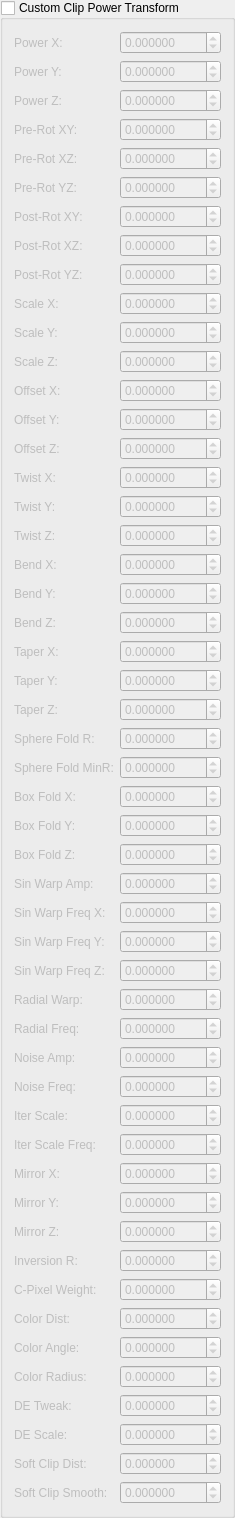
   <widget class="QGroupBox" name="groupCheck_clip_power_transform">
    <property name="title">
     <string>Custom Clip Power Transform</string>
    </property>
    <property name="checkable"><bool>true</bool></property>
    <property name="checked"><bool>false</bool></property>
    <layout class="QGridLayout">
     <item row="0" column="0">
      <widget class="QLabel"><property name="text"><string>Power X:</string></property></widget>
     </item>
     <item row="0" column="1">
      <widget class="MyDoubleSpinBox" name="spinboxd_transf_cp_power_x">
       <property name="decimals"><number>6</number></property>
       <property name="minimum"><double>-1000.000000</double></property>
       <property name="maximum"><double>1000.000000</double></property>
       <property name="singleStep"><double>0.1</double></property>
      </widget>
     </item>
     <item row="1" column="0">
      <widget class="QLabel"><property name="text"><string>Power Y:</string></property></widget>
     </item>
     <item row="1" column="1">
      <widget class="MyDoubleSpinBox" name="spinboxd_transf_cp_power_y">
       <property name="decimals"><number>6</number></property>
       <property name="minimum"><double>-1000.000000</double></property>
       <property name="maximum"><double>1000.000000</double></property>
       <property name="singleStep"><double>0.1</double></property>
      </widget>
     </item>
     <item row="2" column="0">
      <widget class="QLabel"><property name="text"><string>Power Z:</string></property></widget>
     </item>
     <item row="2" column="1">
      <widget class="MyDoubleSpinBox" name="spinboxd_transf_cp_power_z">
       <property name="decimals"><number>6</number></property>
       <property name="minimum"><double>-1000.000000</double></property>
       <property name="maximum"><double>1000.000000</double></property>
       <property name="singleStep"><double>0.1</double></property>
      </widget>
     </item>
     <item row="3" column="0">
      <widget class="QLabel"><property name="text"><string>Pre-Rot XY:</string></property></widget>
     </item>
     <item row="3" column="1">
      <widget class="MyDoubleSpinBox" name="spinboxd_transf_cp_pre_rot_xy">
       <property name="decimals"><number>6</number></property>
       <property name="minimum"><double>-1000.000000</double></property>
       <property name="maximum"><double>1000.000000</double></property>
       <property name="singleStep"><double>0.1</double></property>
      </widget>
     </item>
     <item row="4" column="0">
      <widget class="QLabel"><property name="text"><string>Pre-Rot XZ:</string></property></widget>
     </item>
     <item row="4" column="1">
      <widget class="MyDoubleSpinBox" name="spinboxd_transf_cp_pre_rot_xz">
       <property name="decimals"><number>6</number></property>
       <property name="minimum"><double>-1000.000000</double></property>
       <property name="maximum"><double>1000.000000</double></property>
       <property name="singleStep"><double>0.1</double></property>
      </widget>
     </item>
     <item row="5" column="0">
      <widget class="QLabel"><property name="text"><string>Pre-Rot YZ:</string></property></widget>
     </item>
     <item row="5" column="1">
      <widget class="MyDoubleSpinBox" name="spinboxd_transf_cp_pre_rot_yz">
       <property name="decimals"><number>6</number></property>
       <property name="minimum"><double>-1000.000000</double></property>
       <property name="maximum"><double>1000.000000</double></property>
       <property name="singleStep"><double>0.1</double></property>
      </widget>
     </item>
     <item row="6" column="0">
      <widget class="QLabel"><property name="text"><string>Post-Rot XY:</string></property></widget>
     </item>
     <item row="6" column="1">
      <widget class="MyDoubleSpinBox" name="spinboxd_transf_cp_post_rot_xy">
       <property name="decimals"><number>6</number></property>
       <property name="minimum"><double>-1000.000000</double></property>
       <property name="maximum"><double>1000.000000</double></property>
       <property name="singleStep"><double>0.1</double></property>
      </widget>
     </item>
     <item row="7" column="0">
      <widget class="QLabel"><property name="text"><string>Post-Rot XZ:</string></property></widget>
     </item>
     <item row="7" column="1">
      <widget class="MyDoubleSpinBox" name="spinboxd_transf_cp_post_rot_xz">
       <property name="decimals"><number>6</number></property>
       <property name="minimum"><double>-1000.000000</double></property>
       <property name="maximum"><double>1000.000000</double></property>
       <property name="singleStep"><double>0.1</double></property>
      </widget>
     </item>
     <item row="8" column="0">
      <widget class="QLabel"><property name="text"><string>Post-Rot YZ:</string></property></widget>
     </item>
     <item row="8" column="1">
      <widget class="MyDoubleSpinBox" name="spinboxd_transf_cp_post_rot_yz">
       <property name="decimals"><number>6</number></property>
       <property name="minimum"><double>-1000.000000</double></property>
       <property name="maximum"><double>1000.000000</double></property>
       <property name="singleStep"><double>0.1</double></property>
      </widget>
     </item>
     <item row="9" column="0">
      <widget class="QLabel"><property name="text"><string>Scale X:</string></property></widget>
     </item>
     <item row="9" column="1">
      <widget class="MyDoubleSpinBox" name="spinboxd_transf_cp_scale_x">
       <property name="decimals"><number>6</number></property>
       <property name="minimum"><double>-1000.000000</double></property>
       <property name="maximum"><double>1000.000000</double></property>
       <property name="singleStep"><double>0.1</double></property>
      </widget>
     </item>
     <item row="10" column="0">
      <widget class="QLabel"><property name="text"><string>Scale Y:</string></property></widget>
     </item>
     <item row="10" column="1">
      <widget class="MyDoubleSpinBox" name="spinboxd_transf_cp_scale_y">
       <property name="decimals"><number>6</number></property>
       <property name="minimum"><double>-1000.000000</double></property>
       <property name="maximum"><double>1000.000000</double></property>
       <property name="singleStep"><double>0.1</double></property>
      </widget>
     </item>
     <item row="11" column="0">
      <widget class="QLabel"><property name="text"><string>Scale Z:</string></property></widget>
     </item>
     <item row="11" column="1">
      <widget class="MyDoubleSpinBox" name="spinboxd_transf_cp_scale_z">
       <property name="decimals"><number>6</number></property>
       <property name="minimum"><double>-1000.000000</double></property>
       <property name="maximum"><double>1000.000000</double></property>
       <property name="singleStep"><double>0.1</double></property>
      </widget>
     </item>
     <item row="12" column="0">
      <widget class="QLabel"><property name="text"><string>Offset X:</string></property></widget>
     </item>
     <item row="12" column="1">
      <widget class="MyDoubleSpinBox" name="spinboxd_transf_cp_offset_x">
       <property name="decimals"><number>6</number></property>
       <property name="minimum"><double>-1000.000000</double></property>
       <property name="maximum"><double>1000.000000</double></property>
       <property name="singleStep"><double>0.1</double></property>
      </widget>
     </item>
     <item row="13" column="0">
      <widget class="QLabel"><property name="text"><string>Offset Y:</string></property></widget>
     </item>
     <item row="13" column="1">
      <widget class="MyDoubleSpinBox" name="spinboxd_transf_cp_offset_y">
       <property name="decimals"><number>6</number></property>
       <property name="minimum"><double>-1000.000000</double></property>
       <property name="maximum"><double>1000.000000</double></property>
       <property name="singleStep"><double>0.1</double></property>
      </widget>
     </item>
     <item row="14" column="0">
      <widget class="QLabel"><property name="text"><string>Offset Z:</string></property></widget>
     </item>
     <item row="14" column="1">
      <widget class="MyDoubleSpinBox" name="spinboxd_transf_cp_offset_z">
       <property name="decimals"><number>6</number></property>
       <property name="minimum"><double>-1000.000000</double></property>
       <property name="maximum"><double>1000.000000</double></property>
       <property name="singleStep"><double>0.1</double></property>
      </widget>
     </item>
     <item row="15" column="0">
      <widget class="QLabel"><property name="text"><string>Twist X:</string></property></widget>
     </item>
     <item row="15" column="1">
      <widget class="MyDoubleSpinBox" name="spinboxd_transf_cp_twist_x">
       <property name="decimals"><number>6</number></property>
       <property name="minimum"><double>-1000.000000</double></property>
       <property name="maximum"><double>1000.000000</double></property>
       <property name="singleStep"><double>0.1</double></property>
      </widget>
     </item>
     <item row="16" column="0">
      <widget class="QLabel"><property name="text"><string>Twist Y:</string></property></widget>
     </item>
     <item row="16" column="1">
      <widget class="MyDoubleSpinBox" name="spinboxd_transf_cp_twist_y">
       <property name="decimals"><number>6</number></property>
       <property name="minimum"><double>-1000.000000</double></property>
       <property name="maximum"><double>1000.000000</double></property>
       <property name="singleStep"><double>0.1</double></property>
      </widget>
     </item>
     <item row="17" column="0">
      <widget class="QLabel"><property name="text"><string>Twist Z:</string></property></widget>
     </item>
     <item row="17" column="1">
      <widget class="MyDoubleSpinBox" name="spinboxd_transf_cp_twist_z">
       <property name="decimals"><number>6</number></property>
       <property name="minimum"><double>-1000.000000</double></property>
       <property name="maximum"><double>1000.000000</double></property>
       <property name="singleStep"><double>0.1</double></property>
      </widget>
     </item>
     <item row="18" column="0">
      <widget class="QLabel"><property name="text"><string>Bend X:</string></property></widget>
     </item>
     <item row="18" column="1">
      <widget class="MyDoubleSpinBox" name="spinboxd_transf_cp_bend_x">
       <property name="decimals"><number>6</number></property>
       <property name="minimum"><double>-1000.000000</double></property>
       <property name="maximum"><double>1000.000000</double></property>
       <property name="singleStep"><double>0.1</double></property>
      </widget>
     </item>
     <item row="19" column="0">
      <widget class="QLabel"><property name="text"><string>Bend Y:</string></property></widget>
     </item>
     <item row="19" column="1">
      <widget class="MyDoubleSpinBox" name="spinboxd_transf_cp_bend_y">
       <property name="decimals"><number>6</number></property>
       <property name="minimum"><double>-1000.000000</double></property>
       <property name="maximum"><double>1000.000000</double></property>
       <property name="singleStep"><double>0.1</double></property>
      </widget>
     </item>
     <item row="20" column="0">
      <widget class="QLabel"><property name="text"><string>Bend Z:</string></property></widget>
     </item>
     <item row="20" column="1">
      <widget class="MyDoubleSpinBox" name="spinboxd_transf_cp_bend_z">
       <property name="decimals"><number>6</number></property>
       <property name="minimum"><double>-1000.000000</double></property>
       <property name="maximum"><double>1000.000000</double></property>
       <property name="singleStep"><double>0.1</double></property>
      </widget>
     </item>
     <item row="21" column="0">
      <widget class="QLabel"><property name="text"><string>Taper X:</string></property></widget>
     </item>
     <item row="21" column="1">
      <widget class="MyDoubleSpinBox" name="spinboxd_transf_cp_taper_x">
       <property name="decimals"><number>6</number></property>
       <property name="minimum"><double>-1000.000000</double></property>
       <property name="maximum"><double>1000.000000</double></property>
       <property name="singleStep"><double>0.1</double></property>
      </widget>
     </item>
     <item row="22" column="0">
      <widget class="QLabel"><property name="text"><string>Taper Y:</string></property></widget>
     </item>
     <item row="22" column="1">
      <widget class="MyDoubleSpinBox" name="spinboxd_transf_cp_taper_y">
       <property name="decimals"><number>6</number></property>
       <property name="minimum"><double>-1000.000000</double></property>
       <property name="maximum"><double>1000.000000</double></property>
       <property name="singleStep"><double>0.1</double></property>
      </widget>
     </item>
     <item row="23" column="0">
      <widget class="QLabel"><property name="text"><string>Taper Z:</string></property></widget>
     </item>
     <item row="23" column="1">
      <widget class="MyDoubleSpinBox" name="spinboxd_transf_cp_taper_z">
       <property name="decimals"><number>6</number></property>
       <property name="minimum"><double>-1000.000000</double></property>
       <property name="maximum"><double>1000.000000</double></property>
       <property name="singleStep"><double>0.1</double></property>
      </widget>
     </item>
     <item row="24" column="0">
      <widget class="QLabel"><property name="text"><string>Sphere Fold R:</string></property></widget>
     </item>
     <item row="24" column="1">
      <widget class="MyDoubleSpinBox" name="spinboxd_transf_cp_sphere_fold_r">
       <property name="decimals"><number>6</number></property>
       <property name="minimum"><double>-1000.000000</double></property>
       <property name="maximum"><double>1000.000000</double></property>
       <property name="singleStep"><double>0.1</double></property>
      </widget>
     </item>
     <item row="25" column="0">
      <widget class="QLabel"><property name="text"><string>Sphere Fold MinR:</string></property></widget>
     </item>
     <item row="25" column="1">
      <widget class="MyDoubleSpinBox" name="spinboxd_transf_cp_sphere_fold_min_r">
       <property name="decimals"><number>6</number></property>
       <property name="minimum"><double>-1000.000000</double></property>
       <property name="maximum"><double>1000.000000</double></property>
       <property name="singleStep"><double>0.1</double></property>
      </widget>
     </item>
     <item row="26" column="0">
      <widget class="QLabel"><property name="text"><string>Box Fold X:</string></property></widget>
     </item>
     <item row="26" column="1">
      <widget class="MyDoubleSpinBox" name="spinboxd_transf_cp_box_fold_x">
       <property name="decimals"><number>6</number></property>
       <property name="minimum"><double>-1000.000000</double></property>
       <property name="maximum"><double>1000.000000</double></property>
       <property name="singleStep"><double>0.1</double></property>
      </widget>
     </item>
     <item row="27" column="0">
      <widget class="QLabel"><property name="text"><string>Box Fold Y:</string></property></widget>
     </item>
     <item row="27" column="1">
      <widget class="MyDoubleSpinBox" name="spinboxd_transf_cp_box_fold_y">
       <property name="decimals"><number>6</number></property>
       <property name="minimum"><double>-1000.000000</double></property>
       <property name="maximum"><double>1000.000000</double></property>
       <property name="singleStep"><double>0.1</double></property>
      </widget>
     </item>
     <item row="28" column="0">
      <widget class="QLabel"><property name="text"><string>Box Fold Z:</string></property></widget>
     </item>
     <item row="28" column="1">
      <widget class="MyDoubleSpinBox" name="spinboxd_transf_cp_box_fold_z">
       <property name="decimals"><number>6</number></property>
       <property name="minimum"><double>-1000.000000</double></property>
       <property name="maximum"><double>1000.000000</double></property>
       <property name="singleStep"><double>0.1</double></property>
      </widget>
     </item>
     <item row="29" column="0">
      <widget class="QLabel"><property name="text"><string>Sin Warp Amp:</string></property></widget>
     </item>
     <item row="29" column="1">
      <widget class="MyDoubleSpinBox" name="spinboxd_transf_cp_sin_warp_amp">
       <property name="decimals"><number>6</number></property>
       <property name="minimum"><double>-1000.000000</double></property>
       <property name="maximum"><double>1000.000000</double></property>
       <property name="singleStep"><double>0.1</double></property>
      </widget>
     </item>
     <item row="30" column="0">
      <widget class="QLabel"><property name="text"><string>Sin Warp Freq X:</string></property></widget>
     </item>
     <item row="30" column="1">
      <widget class="MyDoubleSpinBox" name="spinboxd_transf_cp_sin_warp_freq_x">
       <property name="decimals"><number>6</number></property>
       <property name="minimum"><double>-1000.000000</double></property>
       <property name="maximum"><double>1000.000000</double></property>
       <property name="singleStep"><double>0.1</double></property>
      </widget>
     </item>
     <item row="31" column="0">
      <widget class="QLabel"><property name="text"><string>Sin Warp Freq Y:</string></property></widget>
     </item>
     <item row="31" column="1">
      <widget class="MyDoubleSpinBox" name="spinboxd_transf_cp_sin_warp_freq_y">
       <property name="decimals"><number>6</number></property>
       <property name="minimum"><double>-1000.000000</double></property>
       <property name="maximum"><double>1000.000000</double></property>
       <property name="singleStep"><double>0.1</double></property>
      </widget>
     </item>
     <item row="32" column="0">
      <widget class="QLabel"><property name="text"><string>Sin Warp Freq Z:</string></property></widget>
     </item>
     <item row="32" column="1">
      <widget class="MyDoubleSpinBox" name="spinboxd_transf_cp_sin_warp_freq_z">
       <property name="decimals"><number>6</number></property>
       <property name="minimum"><double>-1000.000000</double></property>
       <property name="maximum"><double>1000.000000</double></property>
       <property name="singleStep"><double>0.1</double></property>
      </widget>
     </item>
     <item row="33" column="0">
      <widget class="QLabel"><property name="text"><string>Radial Warp:</string></property></widget>
     </item>
     <item row="33" column="1">
      <widget class="MyDoubleSpinBox" name="spinboxd_transf_cp_radial_warp">
       <property name="decimals"><number>6</number></property>
       <property name="minimum"><double>-1000.000000</double></property>
       <property name="maximum"><double>1000.000000</double></property>
       <property name="singleStep"><double>0.1</double></property>
      </widget>
     </item>
     <item row="34" column="0">
      <widget class="QLabel"><property name="text"><string>Radial Freq:</string></property></widget>
     </item>
     <item row="34" column="1">
      <widget class="MyDoubleSpinBox" name="spinboxd_transf_cp_radial_freq">
       <property name="decimals"><number>6</number></property>
       <property name="minimum"><double>-1000.000000</double></property>
       <property name="maximum"><double>1000.000000</double></property>
       <property name="singleStep"><double>0.1</double></property>
      </widget>
     </item>
     <item row="35" column="0">
      <widget class="QLabel"><property name="text"><string>Noise Amp:</string></property></widget>
     </item>
     <item row="35" column="1">
      <widget class="MyDoubleSpinBox" name="spinboxd_transf_cp_noise_amp">
       <property name="decimals"><number>6</number></property>
       <property name="minimum"><double>-1000.000000</double></property>
       <property name="maximum"><double>1000.000000</double></property>
       <property name="singleStep"><double>0.1</double></property>
      </widget>
     </item>
     <item row="36" column="0">
      <widget class="QLabel"><property name="text"><string>Noise Freq:</string></property></widget>
     </item>
     <item row="36" column="1">
      <widget class="MyDoubleSpinBox" name="spinboxd_transf_cp_noise_freq">
       <property name="decimals"><number>6</number></property>
       <property name="minimum"><double>-1000.000000</double></property>
       <property name="maximum"><double>1000.000000</double></property>
       <property name="singleStep"><double>0.1</double></property>
      </widget>
     </item>
     <item row="37" column="0">
      <widget class="QLabel"><property name="text"><string>Iter Scale:</string></property></widget>
     </item>
     <item row="37" column="1">
      <widget class="MyDoubleSpinBox" name="spinboxd_transf_cp_iter_scale">
       <property name="decimals"><number>6</number></property>
       <property name="minimum"><double>-1000.000000</double></property>
       <property name="maximum"><double>1000.000000</double></property>
       <property name="singleStep"><double>0.1</double></property>
      </widget>
     </item>
     <item row="38" column="0">
      <widget class="QLabel"><property name="text"><string>Iter Scale Freq:</string></property></widget>
     </item>
     <item row="38" column="1">
      <widget class="MyDoubleSpinBox" name="spinboxd_transf_cp_iter_scale_freq">
       <property name="decimals"><number>6</number></property>
       <property name="minimum"><double>-1000.000000</double></property>
       <property name="maximum"><double>1000.000000</double></property>
       <property name="singleStep"><double>0.1</double></property>
      </widget>
     </item>
     <item row="39" column="0">
      <widget class="QLabel"><property name="text"><string>Mirror X:</string></property></widget>
     </item>
     <item row="39" column="1">
      <widget class="MyDoubleSpinBox" name="spinboxd_transf_cp_mirror_x">
       <property name="decimals"><number>6</number></property>
       <property name="minimum"><double>-1000.000000</double></property>
       <property name="maximum"><double>1000.000000</double></property>
       <property name="singleStep"><double>0.1</double></property>
      </widget>
     </item>
     <item row="40" column="0">
      <widget class="QLabel"><property name="text"><string>Mirror Y:</string></property></widget>
     </item>
     <item row="40" column="1">
      <widget class="MyDoubleSpinBox" name="spinboxd_transf_cp_mirror_y">
       <property name="decimals"><number>6</number></property>
       <property name="minimum"><double>-1000.000000</double></property>
       <property name="maximum"><double>1000.000000</double></property>
       <property name="singleStep"><double>0.1</double></property>
      </widget>
     </item>
     <item row="41" column="0">
      <widget class="QLabel"><property name="text"><string>Mirror Z:</string></property></widget>
     </item>
     <item row="41" column="1">
      <widget class="MyDoubleSpinBox" name="spinboxd_transf_cp_mirror_z">
       <property name="decimals"><number>6</number></property>
       <property name="minimum"><double>-1000.000000</double></property>
       <property name="maximum"><double>1000.000000</double></property>
       <property name="singleStep"><double>0.1</double></property>
      </widget>
     </item>
     <item row="42" column="0">
      <widget class="QLabel"><property name="text"><string>Inversion R:</string></property></widget>
     </item>
     <item row="42" column="1">
      <widget class="MyDoubleSpinBox" name="spinboxd_transf_cp_inversion_r">
       <property name="decimals"><number>6</number></property>
       <property name="minimum"><double>-1000.000000</double></property>
       <property name="maximum"><double>1000.000000</double></property>
       <property name="singleStep"><double>0.1</double></property>
      </widget>
     </item>
     <item row="43" column="0">
      <widget class="QLabel"><property name="text"><string>C-Pixel Weight:</string></property></widget>
     </item>
     <item row="43" column="1">
      <widget class="MyDoubleSpinBox" name="spinboxd_transf_cp_cpixel_weight">
       <property name="decimals"><number>6</number></property>
       <property name="minimum"><double>-1000.000000</double></property>
       <property name="maximum"><double>1000.000000</double></property>
       <property name="singleStep"><double>0.1</double></property>
      </widget>
     </item>
     <item row="44" column="0">
      <widget class="QLabel"><property name="text"><string>Color Dist:</string></property></widget>
     </item>
     <item row="44" column="1">
      <widget class="MyDoubleSpinBox" name="spinboxd_transf_cp_color_dist">
       <property name="decimals"><number>6</number></property>
       <property name="minimum"><double>-1000.000000</double></property>
       <property name="maximum"><double>1000.000000</double></property>
       <property name="singleStep"><double>0.1</double></property>
      </widget>
     </item>
     <item row="45" column="0">
      <widget class="QLabel"><property name="text"><string>Color Angle:</string></property></widget>
     </item>
     <item row="45" column="1">
      <widget class="MyDoubleSpinBox" name="spinboxd_transf_cp_color_angle">
       <property name="decimals"><number>6</number></property>
       <property name="minimum"><double>-1000.000000</double></property>
       <property name="maximum"><double>1000.000000</double></property>
       <property name="singleStep"><double>0.1</double></property>
      </widget>
     </item>
     <item row="46" column="0">
      <widget class="QLabel"><property name="text"><string>Color Radius:</string></property></widget>
     </item>
     <item row="46" column="1">
      <widget class="MyDoubleSpinBox" name="spinboxd_transf_cp_color_radius">
       <property name="decimals"><number>6</number></property>
       <property name="minimum"><double>-1000.000000</double></property>
       <property name="maximum"><double>1000.000000</double></property>
       <property name="singleStep"><double>0.1</double></property>
      </widget>
     </item>
     <item row="47" column="0">
      <widget class="QLabel"><property name="text"><string>DE Tweak:</string></property></widget>
     </item>
     <item row="47" column="1">
      <widget class="MyDoubleSpinBox" name="spinboxd_transf_cp_de_tweak">
       <property name="decimals"><number>6</number></property>
       <property name="minimum"><double>-1000.000000</double></property>
       <property name="maximum"><double>1000.000000</double></property>
       <property name="singleStep"><double>0.1</double></property>
      </widget>
     </item>
     <item row="48" column="0">
      <widget class="QLabel"><property name="text"><string>DE Scale:</string></property></widget>
     </item>
     <item row="48" column="1">
      <widget class="MyDoubleSpinBox" name="spinboxd_transf_cp_de_scale">
       <property name="decimals"><number>6</number></property>
       <property name="minimum"><double>-1000.000000</double></property>
       <property name="maximum"><double>1000.000000</double></property>
       <property name="singleStep"><double>0.1</double></property>
      </widget>
     </item>
     <item row="49" column="0">
      <widget class="QLabel"><property name="text"><string>Soft Clip Dist:</string></property></widget>
     </item>
     <item row="49" column="1">
      <widget class="MyDoubleSpinBox" name="spinboxd_transf_cp_soft_clip_dist">
       <property name="decimals"><number>6</number></property>
       <property name="minimum"><double>-1000.000000</double></property>
       <property name="maximum"><double>1000.000000</double></property>
       <property name="singleStep"><double>0.1</double></property>
      </widget>
     </item>
     <item row="50" column="0">
      <widget class="QLabel"><property name="text"><string>Soft Clip Smooth:</string></property></widget>
     </item>
     <item row="50" column="1">
      <widget class="MyDoubleSpinBox" name="spinboxd_transf_cp_soft_clip_smooth">
       <property name="decimals"><number>6</number></property>
       <property name="minimum"><double>-1000.000000</double></property>
       <property name="maximum"><double>1000.000000</double></property>
       <property name="singleStep"><double>0.1</double></property>
      </widget>
     </item>
    </layout>
   </widget>
